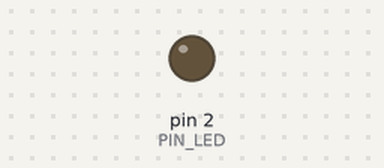
Bench run of a sketch on a simulated Arduino Uno, built with avr-gcc and run on an emulated ATmega328P. Parts: output pins drawn as LEDs (lit = HIGH). Dashed ring = blinking.

Above: at 0.5 s.
At 2.2 s:
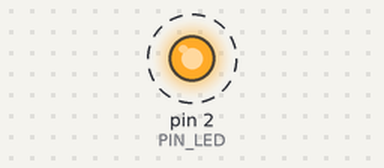
Timing chart, 0 to 3.0 s (numbered marks = the images above):
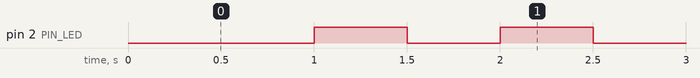

The sketch:

T09.ino
```cpp
#define PIN_LED 2

// Период изменения состояния светодиода
#define BLINK_HALF_PERIOD (1000 / 2)

// состояние светодиода, которое будем менять и выводить на пин.
bool led_state = LOW;

// время изменения состояния светодиода
unsigned long next_state_change = millis() + BLINK_HALF_PERIOD;

void setup() {
	pinMode(PIN_LED, OUTPUT);
}

void loop() {
	if (millis() >= next_state_change) {
		next_state_change += BLINK_HALF_PERIOD;

		digitalWrite(PIN_LED, led_state);

		// меняем состояние светодиода на противоположное
		led_state = !led_state;
	}
}
```

Measured:
- by itself, pin 2 (PIN_LED): alternates HIGH for 0.50 s and LOW for 0.50 s
